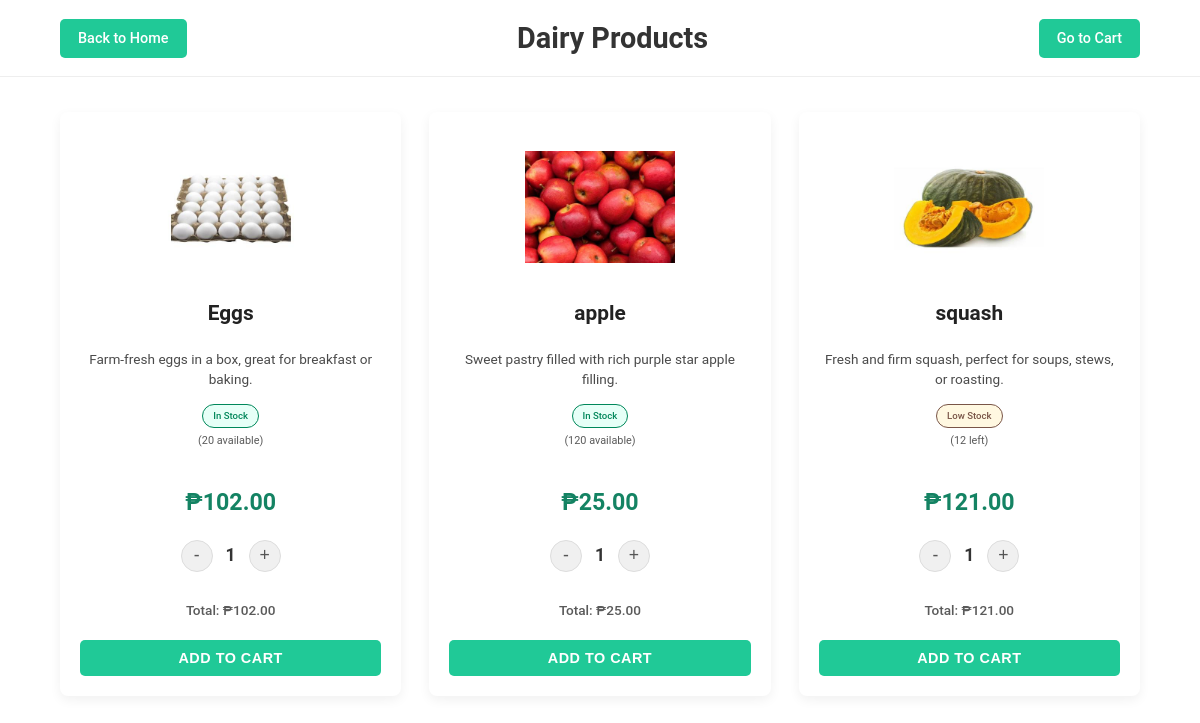
The page /user-dashboard/category/php/dairy.php on the database as committed earlier.
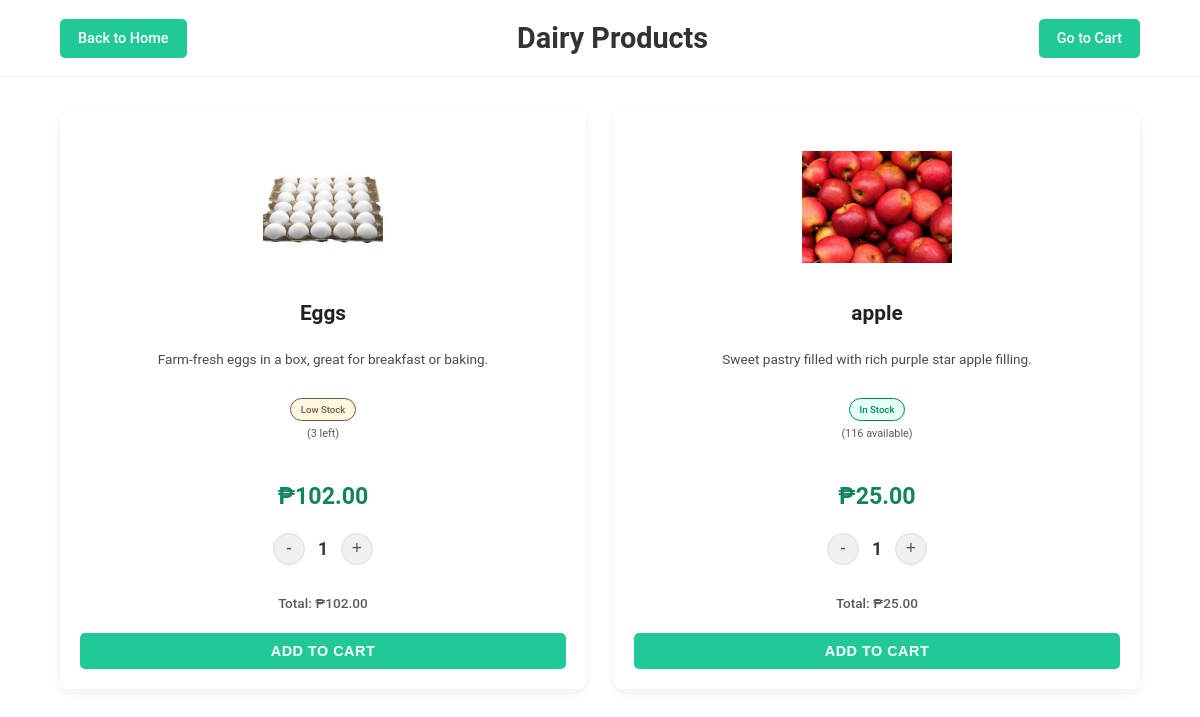
The same page on the database as committed later.
### tables this page shows
CREATE TABLE `products` (
  `id` int(11) NOT NULL,
  `name` varchar(100) NOT NULL,
  `category` varchar(50) NOT NULL,
  `price` decimal(10,2) NOT NULL,
  `unit` varchar(10) NOT NULL,
  `stock` int(11) NOT NULL DEFAULT 0,
  `status` enum('In Stock','Low Stock','Out of Stock') NOT NULL DEFAULT 'In Stock',
  `description` text DEFAULT NULL,
  `image_path` varchar(255) DEFAULT NULL,
  `created_at` timestamp NOT NULL DEFAULT current_timestamp(),
  `updated_at` timestamp NULL DEFAULT NULL ON UPDATE current_timestamp()
);

### user-dashboard/category/php/dairy.php (the view, shortened to what this page needs)
<?php
require_once __DIR__ . '/../../../connect.php';
?>
<!DOCTYPE html>
<html lang="en">
<head>
    <link rel="stylesheet" href="../css/dairy.css">
</head>
<body>
    <header>
        <a href="/fresh1/user-dashboard/user.php" class="nav-button">Back to Home</a>
        <h1 class="category-title">Dairy Products</h1>
        <a href="/fresh1/user-dashboard/cart/cart.php" class="nav-button">Go to Cart</a>
    </header>
    <main class="product-grid">
        <?php
        $sql = "SELECT id, name, description, price, image_path, stock, status FROM products WHERE category = 'Dairy'";
        $result = $conn->query($sql);
        if ($result && $result->num_rows > 0) {
            while ($dairy = $result->fetch_assoc()) {
                $isOutOfStock = ($dairy['status'] === 'Out of Stock' || $dairy['stock'] <= 0);
                $isEffectivelyLowStock = !$isOutOfStock &&
                                         ($dairy['status'] === 'Low Stock' ||
                                          ($dairy['stock'] > 0 && $dairy['stock'] <= LOW_STOCK_THRESHOLD));
                echo "<div class='product-card' data-product-id='" . htmlspecialchars($dairy['id']) . "'>";
                $imagePath = '/fresh1/' . htmlspecialchars($dairy['image_path']);
                echo "<img src='" . $imagePath . "' alt='" . htmlspecialchars($dairy['name']) . "'>";
                echo "<h3>" . htmlspecialchars($dairy['name']) . "</h3>";
                echo "<p class='description'>" . htmlspecialchars($dairy['description']) . "</p>";
                echo "<div class='product-status-info'>";
                if ($isOutOfStock) {
                    echo "<span class='status-badge status-out-of-stock'>Out of Stock</span>";
                } elseif ($isEffectivelyLowStock) {
                    echo "<span class='status-badge status-low-stock'>Low Stock</span>";
                    echo "<span class='stock-left'>(" . htmlspecialchars($dairy['stock']) . " left)</span>";
                } else {
                    echo "<span class='status-badge status-in-stock'>In Stock</span>";
                    echo "<span class='stock-left'>(" . htmlspecialchars($dairy['stock']) . " available)</span>";
                }
                echo "</div>";
                echo "<p class='price' data-price='" . htmlspecialchars($dairy['price']) . "'>₱" . number_format($dairy['price'], 2) . "</p>";
                echo "<div class='quantity-selector'" . ($isOutOfStock ? " style='display:none;'" : "") . ">";
                echo "<button class='quantity-btn minus-btn'>-</button>";
                echo "<span class='quantity-value'>1</span>";
                echo "<button class='quantity-btn plus-btn'>+</button>";
                echo "</div>";
                echo "<p class='total-price'" . ($isOutOfStock ? " style='display:none;'" : "") . ">Total: ₱" . number_format($dairy['price'], 2) . "</p>";
                echo "<button class='add-to-cart-btn'" . ($isOutOfStock ? " disabled" : "") . ">" . ($isOutOfStock ? "Out of Stock" : "Add to Cart") . "</button>";
                echo "</div>";
            }
        } else {
            echo "<p style='text-align:center; grid-column: 1 / -1;'>No dairy products found in this category.</p>";
        }
        ?>
    </main>
</body>
</html>

Rows that differ between the two databases and show on the page:
no longer on this page (row edited): products: image_path+name (picture), name "squash", description "Fresh and firm squash, perfect for soups, stews, or roasting.", stock "12", price "121.00", status "ADD TO CART"
changed products "Eggs": stock "20" → "3"; stock "In Stock available)" → "Low Stock left)"
changed products "apple": stock "120" → "116"
